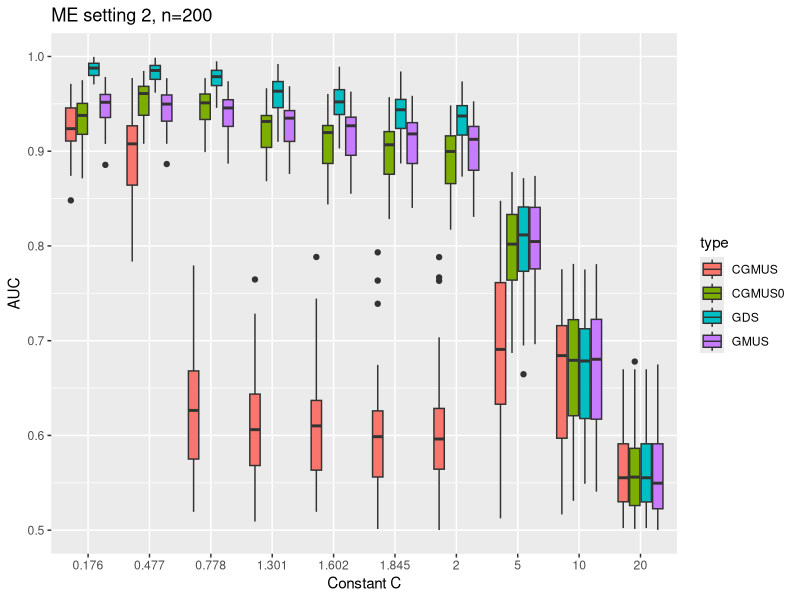
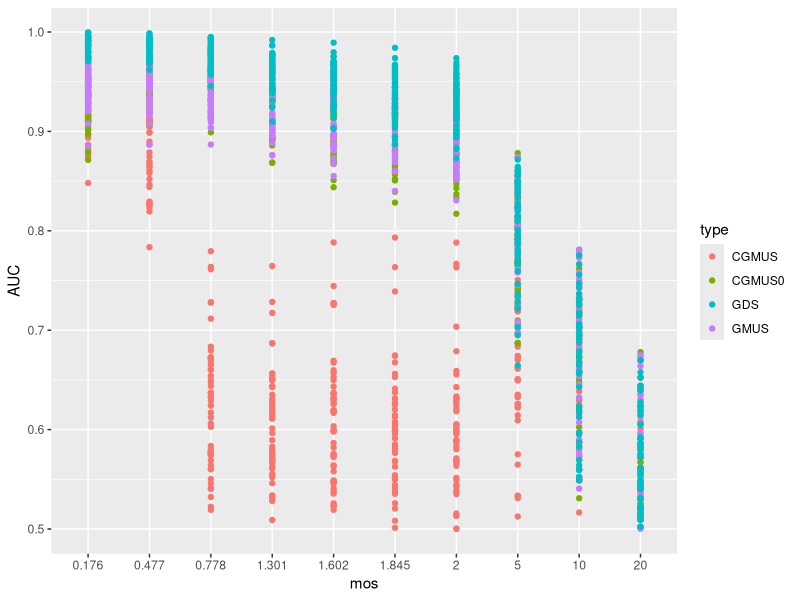

Recreate these plots in R, in order.
library(ggplot2)
AUC_mat<-read.csv(file="AUC_Gmus_Gmus0_Gmus00_Gds_fixsdX.csv",row.names = 1,header=T) #50rows * 40columns
mos=log10(c(1.5,3,6,20,40,70,100,1e5,1e10,1e20))

temp<-as.matrix(AUC_mat)
temp_df<-rbind(temp[,c(1,2,3,4)],    temp[,c(5,6,7,8)],    temp[,c(9,10,11,12)],  temp[,c(13,14,15,16)],  temp[,c(17,18,19,20)],
               temp[,c(21,22,23,24)],temp[,c(25,26,27,28)],temp[,c(29,30,31,32)], temp[,c(33,34,35,36)],  temp[,c(37,38,39,40)])

df<-cbind(temp_df,rep(round(mos,digits = 3),each=50))

long_df<-as.data.frame( cbind( rbind(df[,c(1,5)],df[,c(2,5)],df[,c(3,5)],df[,c(4,5)]), rep(c("CGMUS","CGMUS0","GMUS","GDS"),each=500) ) )
colnames(long_df)<-c("AUC","mos","type")



long_df$type<-as.factor(long_df$type)
long_df$mos<-as.factor(as.numeric(long_df$mos))
long_df$AUC<-as.numeric(long_df$AUC)

ggplot(long_df,aes(x=mos,y=AUC, fill=type)) +
  geom_boxplot() +
  labs(title="ME setting 2, n=200", x="Constant C")




ggplot(long_df, aes(x=mos, y=AUC, group=type,color=type)) + 
  geom_point()